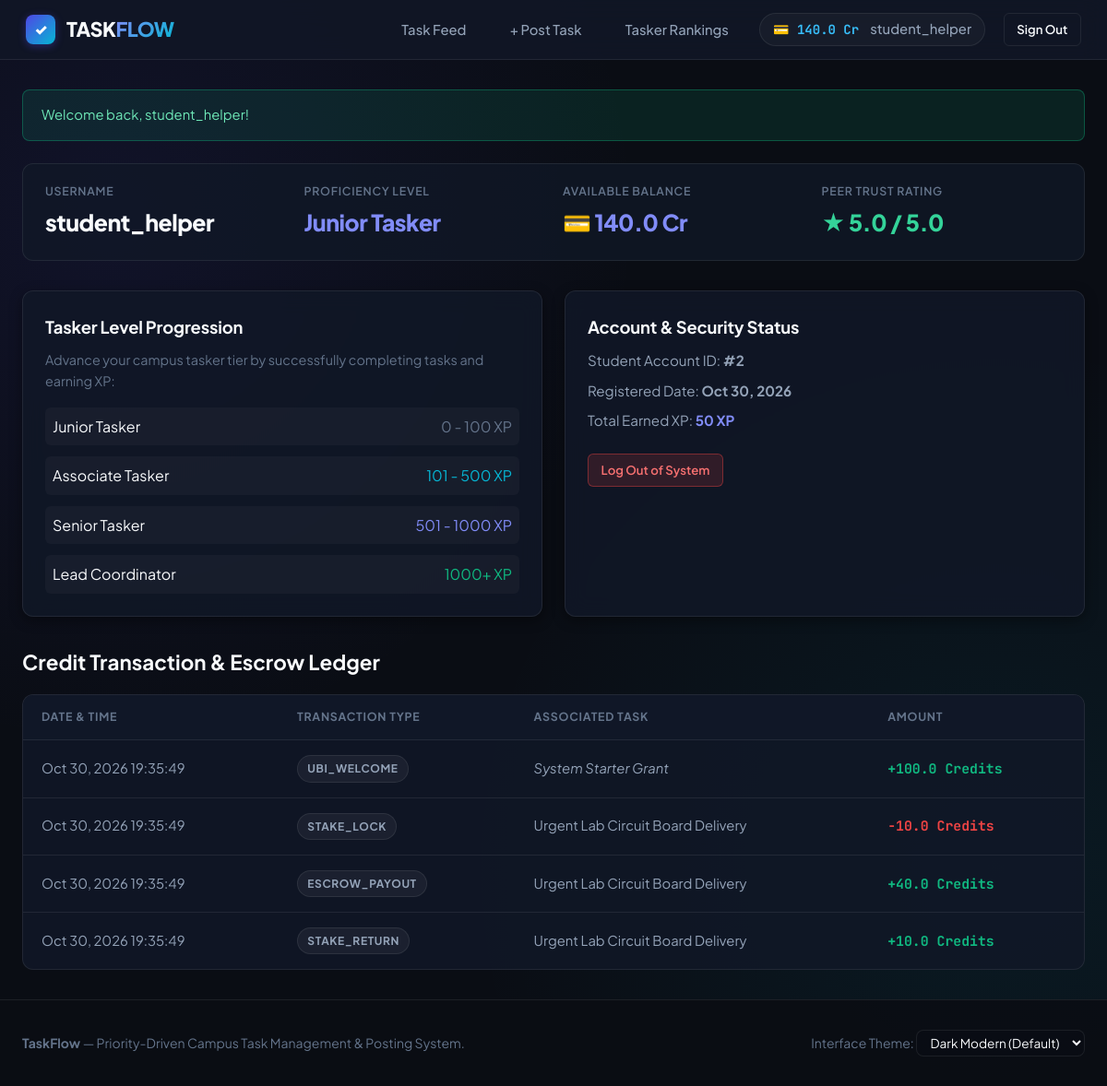
The page /php/profile.php (signed in) on the database its author committed.
### tables this page shows
CREATE TABLE users (id INTEGER PRIMARY KEY AUTOINCREMENT, username TEXT UNIQUE NOT NULL, password TEXT NOT NULL, credits REAL DEFAULT 100.0, xp INTEGER DEFAULT 0, reputation REAL DEFAULT 5.0, role TEXT DEFAULT 'Guest User', badges TEXT DEFAULT '[]', created_at DATETIME DEFAULT CURRENT_TIMESTAMP);

CREATE TABLE transactions (id INTEGER PRIMARY KEY AUTOINCREMENT, sender_id INTEGER, receiver_id INTEGER, amount REAL NOT NULL, tx_type TEXT NOT NULL, timestamp DATETIME DEFAULT CURRENT_TIMESTAMP, quest_id INTEGER, FOREIGN KEY (sender_id) REFERENCES users(id), FOREIGN KEY (receiver_id) REFERENCES users(id), FOREIGN KEY (quest_id) REFERENCES quests(id));

CREATE TABLE quests (id INTEGER PRIMARY KEY AUTOINCREMENT, title TEXT NOT NULL, description TEXT NOT NULL, category TEXT NOT NULL, reward REAL NOT NULL, stake_amount REAL DEFAULT 0.0, status TEXT DEFAULT 'OPEN', escrow_status TEXT DEFAULT 'HELD', created_at DATETIME DEFAULT CURRENT_TIMESTAMP, deadline DATETIME, accepted_at DATETIME, poster_id INTEGER NOT NULL, solver_id INTEGER, file_path TEXT, FOREIGN KEY (poster_id) REFERENCES users(id), FOREIGN KEY (solver_id) REFERENCES users(id));

### php/includes/auth.php (called while the page is built, shortened)
<?php
function is_logged_in(): bool {
    return isset($_SESSION['user_id']);
}
function current_user(PDO $pdo): ?array {
    $stmt = $pdo->prepare("SELECT * FROM users WHERE id = ?");
    $stmt->execute([$_SESSION['user_id']]);
    $user = $stmt->fetch();
    return $user;
}
function get_flash(): ?array {
    if (isset($_SESSION['flash'])) {
        $flash = $_SESSION['flash'];
        return $flash;
    }
    return null;
}

### php/profile.php (the view, shortened to what this page needs)
<?php
require_once __DIR__ . '/config/database.php';
require_once __DIR__ . '/includes/auth.php';
$currentUser = current_user($pdo);
$stmt = $pdo->prepare("
    SELECT t.*, q.title as quest_title
    FROM transactions t
    LEFT JOIN quests q ON t.quest_id = q.id
    WHERE t.sender_id = ? OR t.receiver_id = ?
    ORDER BY t.timestamp DESC
    LIMIT 25
");
$stmt->execute([$currentUser['id'], $currentUser['id']]);
$transactions = $stmt->fetchAll();
require_once __DIR__ . '/includes/header.php';
?>
<div class="stats-banner">
    <div class="stat-item">
        <span class="stat-label">Username</span>
        <span class="stat-value"><?= htmlspecialchars($currentUser['username']) ?></span>
    </div>
    <div class="stat-item">
        <span class="stat-label">Proficiency Level</span>
        <span class="stat-value" style="color: #818cf8;"><?= htmlspecialchars($currentUser['role']) ?></span>
    </div>
    <div class="stat-item">
        <span class="stat-label">Available Balance</span>
        <span class="stat-value primary">💳 <?= number_format($currentUser['credits'], 1) ?> Cr</span>
    </div>
    <div class="stat-item">
        <span class="stat-label">Peer Trust Rating</span>
        <span class="stat-value emerald">★ <?= number_format($currentUser['reputation'], 1) ?> / 5.0</span>
    </div>
</div>
<div class="grid-2">
    <div class="card">
        <h3 class="card-title">Tasker Level Progression</h3>
        <p style="color: var(--text-muted); font-size: 0.9rem; margin-bottom: 1rem;">
            Advance your campus tasker tier by successfully completing tasks and earning XP:
        </p>
        <ul style="list-style: none; display: flex; flex-direction: column; gap: 0.75rem;">
            <li style="display: flex; justify-content: space-between; padding: 0.5rem; background: rgba(255,255,255,0.03); border-radius: 6px;">
                <span>Junior Tasker</span>
                <span style="color: var(--text-muted);">0 - 100 XP</span>
            </li>
            <li style="display: flex; justify-content: space-between; padding: 0.5rem; background: rgba(255,255,255,0.03); border-radius: 6px;">
                <span>Associate Tasker</span>
                <span style="color: var(--accent-teal);">101 - 500 XP</span>
            </li>
            <li style="display: flex; justify-content: space-between; padding: 0.5rem; background: rgba(255,255,255,0.03); border-radius: 6px;">
                <span>Senior Tasker</span>
                <span style="color: #818cf8;">501 - 1000 XP</span>
            </li>
            <li style="display: flex; justify-content: space-between; padding: 0.5rem; background: rgba(255,255,255,0.03); border-radius: 6px;">
                <span>Lead Coordinator</span>
                <span style="color: var(--accent-emerald);">1000+ XP</span>
            </li>
        </ul>
    </div>
    <div class="card">
        <h3 class="card-title">Account & Security Status</h3>
        <p style="color: var(--text-secondary); font-size: 0.95rem; margin-bottom: 0.5rem;">
            Student Account ID: <strong>#<?= $currentUser['id'] ?></strong>
        </p>
        <p style="color: var(--text-secondary); font-size: 0.95rem; margin-bottom: 0.5rem;">
            Registered Date: <strong><?= htmlspecialchars(date('M d, Y', strtotime($currentUser['created_at']))) ?></strong>
        </p>
        <p style="color: var(--text-secondary); font-size: 0.95rem; margin-bottom: 1.5rem;">
            Total Earned XP: <strong style="color: #818cf8;"><?= number_format($currentUser['xp']) ?> XP</strong>
        </p>
        <a href="logout.php" class="btn btn-sm btn-danger">Log Out of System</a>
    </div>
</div>
<div style="margin-top: 2rem;">
    <h2 style="font-size: 1.4rem; font-weight: 700; margin-bottom: 1rem;">Credit Transaction & Escrow Ledger</h2>
    <?php if (empty($transactions)): ?>
        <div class="card" style="padding: 1.5rem; color: var(--text-muted);">
            No transaction records found.
        </div>
    <?php else: ?>
        <div class="table-wrapper">
            <table class="table">
                <thead>
                    <tr>
                        <th>Date & Time</th>
                        <th>Transaction Type</th>
                        <th>Associated Task</th>
                        <th>Amount</th>
                    </tr>
                </thead>
                <tbody>
                    <?php foreach ($transactions as $tx):
                        $isCredit = ($tx['receiver_id'] == $currentUser['id']);
                        $sign = $isCredit ? '+' : '-';
                        $color = $isCredit ? 'var(--status-open)' : 'var(--status-disputed)';
                    ?>
                        <tr>
                            <td><?= htmlspecialchars(date('M d, Y H:i:s', strtotime($tx['timestamp']))) ?></td>
                            <td><span class="badge badge-category"><?= htmlspecialchars($tx['tx_type']) ?></span></td>
                            <td><?= $tx['quest_title'] ? htmlspecialchars($tx['quest_title']) : '<em>System Starter Grant</em>' ?></td>
                            <td style="font-weight: 700; color: <?= $color ?>; font-family: 'JetBrains Mono', monospace;">
                                <?= $sign ?><?= number_format($tx['amount'], 1) ?> Credits
                            </td>
                        </tr>
                    <?php endforeach; ?>
                </tbody>
            </table>
        </div>
    <?php endif; ?>
</div>
<?php require_once __DIR__ . '/includes/footer.php'; ?>

### php/includes/header.php (shortened to what this page needs)
<?php
require_once __DIR__ . '/../config/database.php';
require_once __DIR__ . '/auth.php';
$currentUser = current_user($pdo);
$flash = get_flash();
?>
<!DOCTYPE html>
<html lang="en">
<head>
    <link rel="stylesheet" href="../assets/css/style.css">
    <link rel="stylesheet" href="../assets/css/themes.css">
</head>
<body>
    <header class="navbar">
        <div class="nav-container">
            <a href="index.php" class="brand-logo">
                <div class="brand-icon">✓</div>
                <span>TASK<span class="highlight">FLOW</span></span>
            </a>
            <nav>
                <ul class="nav-links">
                    <?php if ($currentUser): ?>
                        <li><a href="dashboard.php" class="nav-link <?= basename($_SERVER['PHP_SELF']) == 'dashboard.php' ? 'active' : '' ?>">Task Feed</a></li>
                        <li><a href="post_quest.php" class="nav-link <?= basename($_SERVER['PHP_SELF']) == 'post_quest.php' ? 'active' : '' ?>">+ Post Task</a></li>
                        <li><a href="leaderboard.php" class="nav-link <?= basename($_SERVER['PHP_SELF']) == 'leaderboard.php' ? 'active' : '' ?>">Tasker Rankings</a></li>
                        <li>
                            <div class="user-badge-nav">
                                <span class="currency-badge">💳 <?= number_format($currentUser['credits'], 1) ?> Cr</span>
                                <a href="profile.php" class="nav-link" style="padding:0;"><?= htmlspecialchars($currentUser['username']) ?></a>
                            </div>
                        </li>
                        <li><a href="logout.php" class="btn btn-sm btn-outline">Sign Out</a></li>
                    <?php else: ?>
                        <li><a href="index.php" class="nav-link">Overview</a></li>
                        <li><a href="login.php" class="nav-link">Log In</a></li>
                        <li><a href="register.php" class="btn btn-sm btn-primary">Sign Up (+100 Credits)</a></li>
                    <?php endif; ?>
                </ul>
            </nav>
        </div>
    </header>
    <div class="main-wrapper">
        <?php if ($flash): ?>
            <div class="alert alert-<?= htmlspecialchars($flash['type']) ?>">
                <?= htmlspecialchars($flash['message']) ?>
            </div>
        <?php endif; ?>

### php/includes/footer.php (shortened to what this page needs)
    </div>
    <footer class="footer">
        <div class="nav-container" style="justify-content: space-between; flex-wrap: wrap; gap: 1rem;">
            <div>
                <strong>TaskFlow</strong> — Priority-Driven Campus Task Management & Posting System.
            </div>
            <div>
                <span>Interface Theme: </span>
                <select onchange="switchTheme(this.value)" class="form-control" style="width: auto; display: inline-block; padding: 0.25rem 0.65rem; font-size: 0.85rem;">
                    <option value="default">Dark Modern (Default)</option>
                </select>
            </div>
        </div>
    </footer>
</body>
</html>

### rows shown on the page
users: credits "140.0", username "student_helper", role "Junior Tasker", reputation "5.0", id "2", created_at "Oct 30, 2026", xp "50"
transactions: timestamp "Oct 30, 2026 19:35:49", tx_type "UBI_WELCOME", shows "System Starter Grant", receiver "+", amount "100.0"
transactions: timestamp "Oct 30, 2026 19:35:49", tx_type "STAKE_LOCK", quest.title "Urgent Lab Circuit Board Delivery", receiver "-", amount "10.0"
transactions: timestamp "Oct 30, 2026 19:35:49", tx_type "ESCROW_PAYOUT", quest.title "Urgent Lab Circuit Board Delivery", receiver "+", amount "40.0"
transactions: timestamp "Oct 30, 2026 19:35:49", tx_type "STAKE_RETURN", quest.title "Urgent Lab Circuit Board Delivery", receiver "+", amount "10.0"

### other values the page prints
$flash['message'] "Welcome back, student_helper!"
